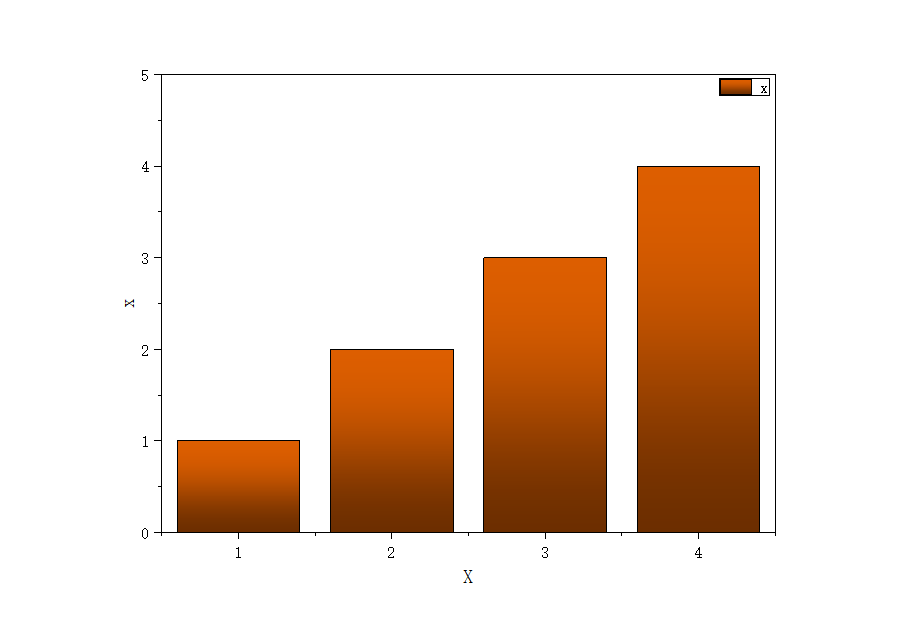
#> input picture .probe/m_2.png, 900 x 638 px
$ python measure_ref.py .probe/m_2.png
#> lines starting #> are read from the running program, lines starting #| are printed output that depends on the picture; after the words box and inside, x2 and y2 are one past the last pixel; in counts of white or black regions, pixels touching at a corner belong together
#> in report, im is the input picture: PIL image 900x638 RGB; mean R, G, B 236.4, 217.4, 203.3
#| size: (900, 638)
"""measure_ref.py — 参考图量测:取色 + 几何比例(复刻第一步,别靠眼睛估).

用法:
  python measure_ref.py <ref.png>                 # 画布/边框/主色板
  python measure_ref.py <ref.png> --box name:x0,y0,x1,y1 [...]
  python measure_ref.py --selftest                # 自检

设计约束:
- 只读参考图像素,不反推数据(值域红线在 SKILL.md)。
- 颜色报"桶内真实平均色",不报量化色(量化会偏一档,#DD6600 vs #D55E00)。
"""
import sys
import numpy as np
from PIL import Image

BUCKET = 16


def frame_bbox(a):
    """最大深色矩形的外框行/列(图有外框时才有意义;忽略贴边黑边)。"""
    a = a[2:-2, 2:-2]
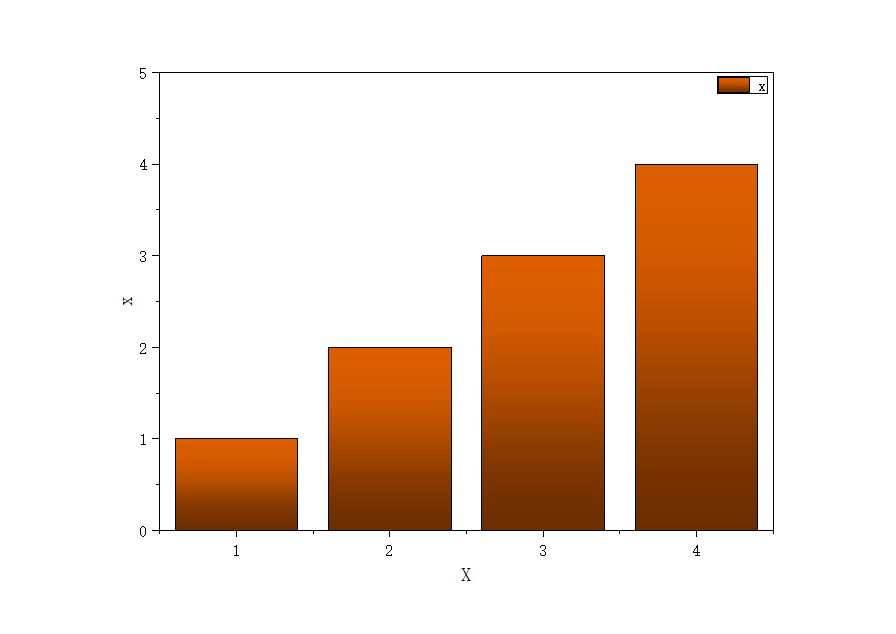
#> a: shape (634, 896, 3) int64; mean of channels 0, 1, 2 236.2, 217, 202.8; drawn as R, G, B
    dark = a.max(2) < 120
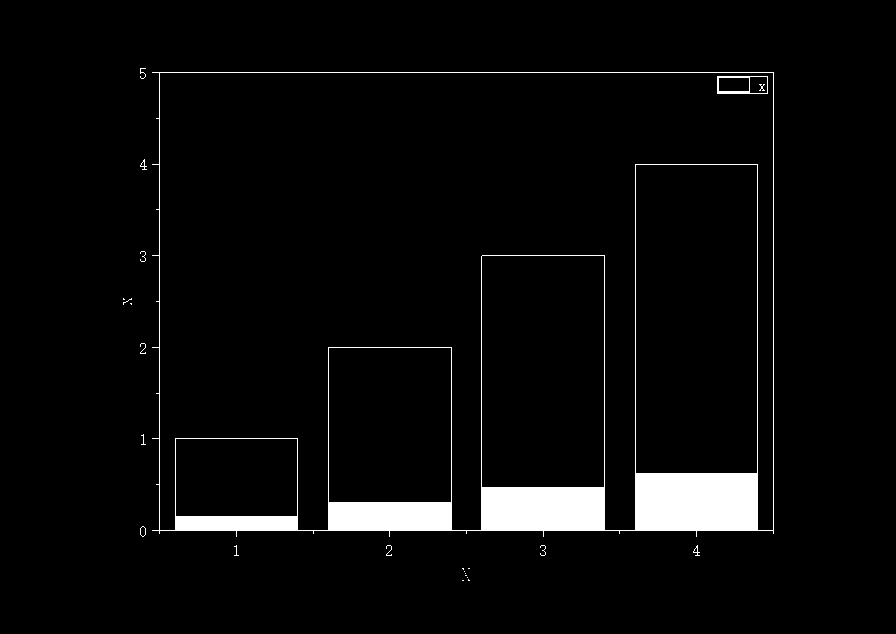
#> dark: shape (634, 896) bool; 3.9% white; 24 white regions (13 under 20 px), largest, box (x1, y1, x2, y2) and area: (152, 72, 774, 537) 21810, (717, 76, 768, 94) 256, (140, 159, 147, 170) 27
    rows = np.where(dark.sum(1) > a.shape[1] * 0.5)[0]
#> rows = [72, 516, 517, 518, 519, 520, 521, 522, 523, 524, 525, 526, 527, 528, 529, 530]
    cols = np.where(dark.sum(0) > a.shape[0] * 0.5)[0]
#> cols = [159, 635, 757, 773]
    if len(rows) < 2 or len(cols) < 2:
        return None
    return int(rows[0]), int(rows[-1]), int(cols[0]), int(cols[-1])


def dominant(a, n=12, min_sat=0, skip_near_white=True):
    """主色:按 BUCKET 分桶计数,回报桶内真实平均色。"""
    px = a.reshape(-1, 3)
    if skip_near_white:
        px = px[~((px.min(1) > 235) | (px.max(1) < 60))]
    if min_sat:
        px = px[(px.max(1) - px.min(1)) >= min_sat]
    if len(px) == 0:
        return []
    keys = (px // BUCKET).astype(np.int32)
    flat = keys[:, 0] * 10000 + keys[:, 1] * 100 + keys[:, 2]
    uniq, inv, cnt = np.unique(flat, return_inverse=True, return_counts=True)
    order = np.argsort(-cnt)[:n]
    out = []
    for i in order:
        m = inv == i
        avg = px[m].mean(0).round().astype(int)
        out.append(("#%02X%02X%02X" % tuple(avg), int(cnt[i])))
    return out


def box_stat(a, x0, y0, x1, y1, n=4):
    return dominant(a[y0:y1, x0:x1], n=n)


def band_proportions(a, color="#FCE4EA", tol=10, x_probe=None):
    """量一条纯色带占画幅的比例(复刻 area-ratio 条这类装饰带用)。"""
    c = np.array([int(color[i:i + 2], 16) for i in (1, 3, 5)])
    hit = (np.abs(a - c).max(2) <= tol)
    if x_probe is None:
        x_probe = int(a.shape[1] * 0.25)
    rows = np.where(hit[:, x_probe])[0]
    if len(rows) == 0:
        return None
    h = a.shape[0]
    return {"rows": [int(rows[0]), int(rows[-1])],
            "height_px": int(rows[-1] - rows[0] + 1),
            "pct_of_canvas": round(100.0 * (rows[-1] - rows[0] + 1) / h, 2)}


def report(path, boxes=None):
    im = Image.open(path).convert("RGB")
    a = np.asarray(im).astype(int)
    print("size:", im.size)
    bb = frame_bbox(a)
#> bb = (72, 530, 159, 773)
    if bb:
        t, b, l, r = bb
#> t = 72; b = 530; l = 159; r = 773
        print("frame: rows %d..%d cols %d..%d (w=%d h=%d)" % (t, b, l, r, r - l + 1, b - t + 1))
#| frame: rows 72..530 cols 159..773 (w=615 h=459)
        print("plot pct: top %.1f%% height %.1f%% left %.1f%% width %.1f%%" % (
            100.0 * t / a.shape[0], 100.0 * (b - t) / a.shape[0],
            100.0 * l / a.shape[1], 100.0 * (r - l) / a.shape[1]))
#| plot pct: top 11.3% height 71.8% left 17.7% width 68.2%
    print("palette:")
    for hexv, cnt in dominant(a):
#> in dominant, `order = np.argsort(-cnt)[:n]`: order = [39, 22, 38, 23, 31, 32, 12, 25, 24, 33, 21, 45]
        print("  ", hexv, cnt)
#> this loop made 12 passes
#|    #D85C00 29644
#|    #773300 16949
#|    #C85500 15248
#|    #873900 11359
#|    #A84700 9658
#|    #B54D00 7442
#|    #6E2E00 6804
#|    #9B4200 6105
#> (further printed lines are left out)
    for spec in boxes or []:
        name, coords = spec.split(":")
        x0, y0, x1, y1 = (int(v) for v in coords.split(","))
        print("box %-12s" % name, " ".join("%s(%d)" % (h, c) for h, c in box_stat(a, x0, y0, x1, y1)))
#> this loop made 0 passes


def selftest():
    a = np.full((100, 100, 3), 255, dtype=np.uint8)
    a[40:50, :] = (252, 228, 234)          # 10 行粉带 = 10%
    a[0, :] = 0
    a[:, 0] = 0
    a[99, :] = 0
    a[:, 99] = 0
    arr = a.astype(int)
    bp = band_proportions(arr, "#FCE4EA")
    assert bp and bp["height_px"] == 10, bp
    assert abs(bp["pct_of_canvas"] - 10.0) < 0.01, bp
    top = dominant(arr, n=1)
    assert top[0][0] == "#FCE4EA", top
    print("selftest ok", bp, top)


if __name__ == "__main__":
    if len(sys.argv) > 1 and sys.argv[1] == "--selftest":
        selftest()
    else:
        import re
        is_box = re.compile(r"^\w+:\d+,\d+,\d+,\d+$")
        args = [x for x in sys.argv[1:] if not x.startswith("--") and not is_box.match(x)]
        boxes = [x for x in sys.argv[1:] if is_box.match(x)]
        report(args[0], boxes)
